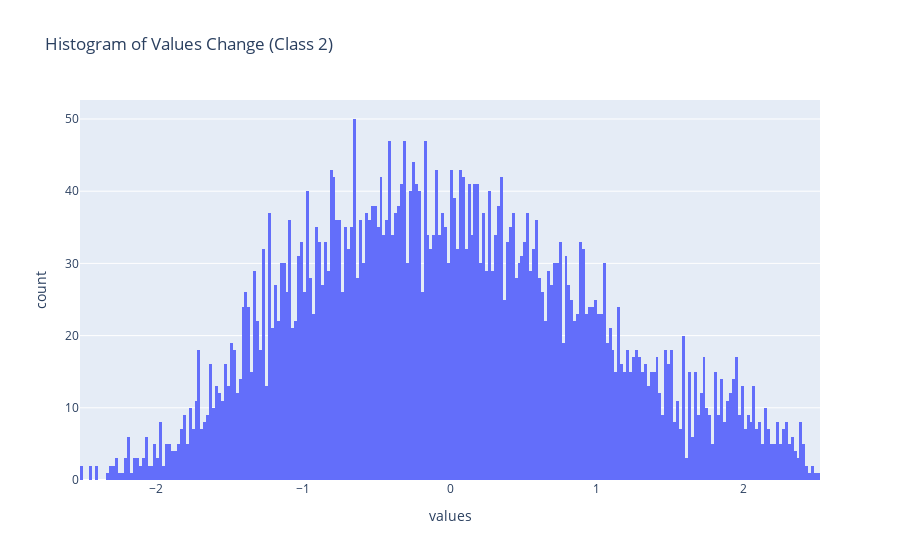

Notebook source saved alongside this figure:
### Code cell
# Create a histogram using Plotly Express
fig = px.histogram(class2_train_data, x='values', nbins=500, title='Histogram of Values Change (Class 2)')
fig.show()

### Figure 1 — Plotly figure (JSON) as saved in the notebook; plotly's stock layout.template omitted (floating-point values rounded to 4 significant figures; data arrays with more than 128 entries replaced by an {"elided": "..."} marker saying what was removed)
{"data": [{"alignmentgroup": "True", "bingroup": "x", "hovertemplate": "values=%{x}<br>count=%{y}<extra></extra>", "legendgroup": "", "marker": {"color": "#636efa", "pattern": {"shape": ""}}, "name": "", "nbinsx": 500, "offsetgroup": "", "orientation": "v", "showlegend": false, "type": "histogram", "x": {"elided": "5120 float values"}, "xaxis": "x", "yaxis": "y"}], "layout": {"barmode": "relative", "legend": {"tracegroupgap": 0}, "title": {"text": "Histogram of Values Change (Class 2)"}, "xaxis": {"anchor": "y", "domain": [0, 1], "title": {"text": "values"}}, "yaxis": {"anchor": "x", "domain": [0, 1], "title": {"text": "count"}}}}
